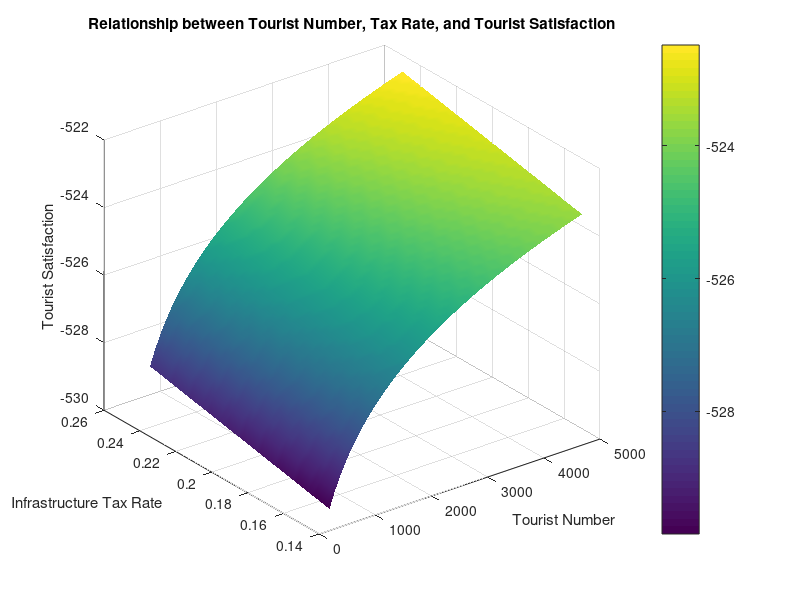
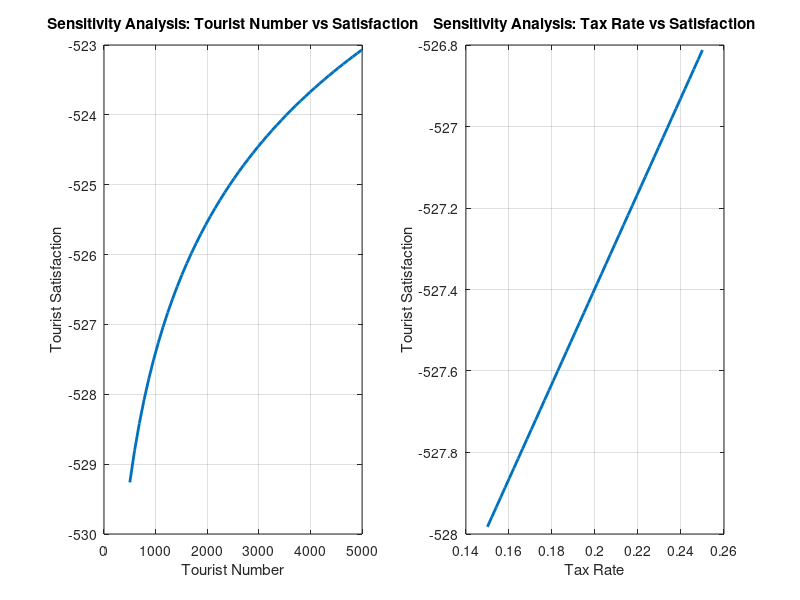

The MATLAB script that drew these images, in order:
% Parameter definition
T0 = 11.3;      % Initial temperature (°C)
alpha = 0.02;   % Carbon emission's impact on temperature coefficient
k_temp = 5;     % Glacier sensitivity to temperature changes
beta = 2;       % Nonlinear exponent for temperature's effect on ablation rate
gamma = 0.5;    % Background ablation speed
P0 = 100;       % Initial infrastructure cost
k = 5;          % Sensitivity of infrastructure cost to tourist number
w1 = 1;         % Weight of tourist number on satisfaction
w2 = 1;         % Weight of infrastructure cost on satisfaction
w3 = 1;         % Negative impact of glacier ablation speed on satisfaction

% Range of tourist number and tax rate
X_range = linspace(500, 5000, 50);  % Tourist number range from 500 to 5000, generate 50 points
Y_range = linspace(0.15, 0.25, 50); % Tax rate range from 0.15 to 0.25, generate 50 points

% Using meshgrid to generate the grid
[X_grid, Y_grid] = meshgrid(X_range, Y_range);  % Generate the grid

% Calculate infrastructure cost P(N_t) for each grid point
P_grid = P0 + k * log(X_grid + 1) + 11.7 * Y_grid;  % Relationship between infrastructure cost and tourist number

% Calculate carbon emission E for each grid point
E_grid = 66.13 * X_grid;  % Calculate carbon emission in million tons

% Calculate temperature T for each grid point
T_grid = T0 + alpha * log(E_grid + 1);  % Calculate temperature for each point

% Calculate glacier ablation speed G for each grid point
G_grid = k_temp * (T_grid.^beta) + gamma;  % Calculate glacier ablation speed

% Calculate tourist satisfaction S
S_grid = P_grid - G_grid;  % Tourist satisfaction is calculated as infrastructure cost minus the impact of glacier ablation

% Plot the results: 3D plot of tourist number vs. satisfaction
figure;
surf(X_grid, Y_grid, S_grid);  % Plot the 3D surface plot, z-axis is tourist satisfaction
xlabel('Tourist Number');
ylabel('Infrastructure Tax Rate');
zlabel('Tourist Satisfaction');
title('Relationship between Tourist Number, Tax Rate, and Tourist Satisfaction');

% Set gradient colors
shading interp;  % Smooth color gradient
colorbar;        % Display color bar

% Keep the grid of the axes
grid on;

% Parameter definition
T0 = 11.3;      % Initial temperature (°C)
alpha = 0.02;   % Carbon emission's impact on temperature coefficient
k_temp = 5;     % Glacier sensitivity to temperature changes
beta = 2;       % Nonlinear exponent for temperature's effect on ablation rate
gamma = 0.5;    % Background ablation speed
P0 = 100;       % Initial infrastructure cost
k = 5;          % Sensitivity of infrastructure cost to tourist number
w1 = 1;         % Weight of tourist number on satisfaction
w2 = 1;         % Weight of infrastructure cost on satisfaction
w3 = 1;         % Negative impact of glacier ablation speed on satisfaction

% Range of tourist number and tax rate
X_range = linspace(500, 5000, 50);  % Tourist number range from 500 to 5000, generate 50 points
Y_range = linspace(0.15, 0.25, 50); % Tax rate range from 0.15 to 0.25, generate 50 points

% Set a baseline for sensitivity analysis
baseline_N = 1000;  % Baseline tourist number
baseline_Y = 0.2;   % Baseline tax rate

% Sensitivity analysis for different parameters
sensitivity_N = zeros(1, length(X_range));  % Sensitivity for tourist number
sensitivity_Y = zeros(1, length(Y_range));  % Sensitivity for tax rate

% Univariate sensitivity analysis: Tourist number
for i = 1:length(X_range)
    % Modify tourist number N_t, keeping other parameters fixed
    N_temp = X_range(i);
    E_temp = 66.13 * N_temp;  % Calculate carbon emission
    T_temp = T0 + alpha * log(E_temp + 1);  % Calculate temperature
    G_temp = k_temp * (T_temp.^beta) + gamma;  % Calculate glacier ablation speed
    P_temp = P0 + k * log(N_temp + 1) + 11.7 * baseline_Y;  % Calculate infrastructure cost
    S_temp = P_temp - G_temp;  % Calculate tourist satisfaction
    sensitivity_N(i) = S_temp;  % Store corresponding satisfaction
end

% Univariate sensitivity analysis: Tax rate
for i = 1:length(Y_range)
    % Modify tax rate Y, keeping other parameters fixed
    Y_temp = Y_range(i);
    E_temp = 66.13 * baseline_N;  % Calculate carbon emission
    T_temp = T0 + alpha * log(E_temp + 1);  % Calculate temperature
    G_temp = k_temp * (T_temp.^beta) + gamma;  % Calculate glacier ablation speed
    P_temp = P0 + k * log(baseline_N + 1) + 11.7 * Y_temp;  % Calculate infrastructure cost
    S_temp = P_temp - G_temp;  % Calculate tourist satisfaction
    sensitivity_Y(i) = S_temp;  % Store corresponding satisfaction
end

% Plot the sensitivity analysis results
figure;
subplot(1,2,1);
plot(X_range, sensitivity_N, 'LineWidth', 2);
xlabel('Tourist Number');
ylabel('Tourist Satisfaction');
title('Sensitivity Analysis: Tourist Number vs Satisfaction');
grid on;

subplot(1,2,2);
plot(Y_range, sensitivity_Y, 'LineWidth', 2);
xlabel('Tax Rate');
ylabel('Tourist Satisfaction');
title('Sensitivity Analysis: Tax Rate vs Satisfaction');
grid on;
